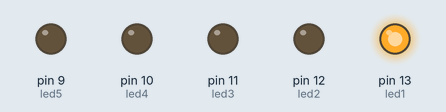
A sketch run on a simulated Arduino Uno, built with avr-gcc and run on an emulated ATmega328P. On the bench: output pins drawn as LEDs (lit = HIGH).

Above: at 0.5 s.
At 1.5 s:
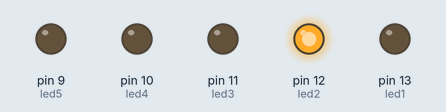
At 2.5 s:
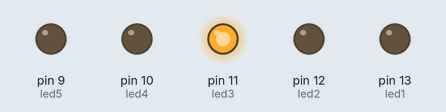
At 3.5 s:
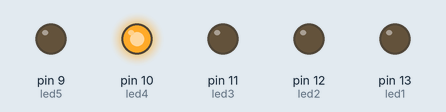
At 4.5 s:
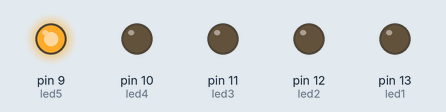
Timing chart, 0 to 6.5 s (numbered marks = the images above):
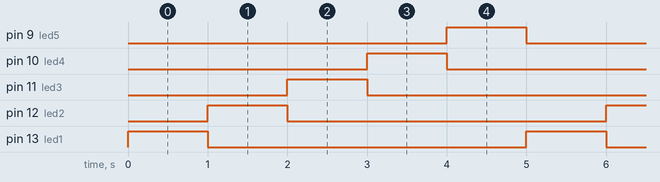

Measured:
- by itself, pin 9 (led5), pin 10 (led4), pin 11 (led3), pin 12 (led2), pin 13 (led1): alternates HIGH for 1.0 s and LOW for 4.0 s
- by itself, everything shown: repeats every 5.0 s, in 6 steps

The sketch:

led.ino
```cpp
// Assign each LED to the connected digital I/O port
int led1 = 13;
int led2 = 12;
int led3 = 11;
int led4 = 10;
int led5 = 9;

void setup() {
  Serial.begin(9600);
  // Define the digital ports' mode
  pinMode(led1, OUTPUT);
  pinMode(led2, OUTPUT);
  pinMode(led3, OUTPUT);
  pinMode(led4, OUTPUT);
  pinMode(led5, OUTPUT);

  // Initially set all port to start the program with low signal
  digitalWrite(led1, LOW);
  digitalWrite(led2, LOW);
  digitalWrite(led3, LOW);
  digitalWrite(led4, LOW);
  digitalWrite(led5, LOW);
}

// start on/off loop pattern
void loop() {
  digitalWrite(led1, HIGH); // Turn on the first LED
  delay(1000); // Wait for 1000 milliseconds (1 second)
  digitalWrite(led1, LOW); // Turn off the first LED

  digitalWrite(led2, HIGH); // Turn on the second LED
  delay(1000); // Wait for 1000 milliseconds (1 second)
  digitalWrite(led2, LOW); // Turn off the second LED

  digitalWrite(led3, HIGH); // Turn on the third LED
  delay(1000); // Wait for 1000 milliseconds (1 second)
  digitalWrite(led3, LOW); // Turn off the third LED

  digitalWrite(led4, HIGH); // Turn on the fourth LED
  delay(1000); // Wait for 1000 milliseconds (1 second)
  digitalWrite(led4, LOW); // Turn off fourth first LED

  digitalWrite(led5, HIGH); // Turn on the fifth LED
  delay(1000); // Wait for 1000 milliseconds (1 second)
  digitalWrite(led5, LOW); // Turn off the fifth LED
}
```
